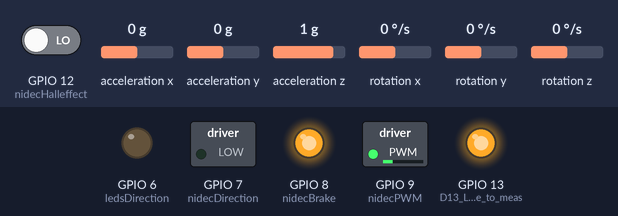
The sketch below on a simulated ESP32-S3. On the bench: switched loads named in the sketch (green lamp = pin HIGH), output pins drawn as LEDs (lit = HIGH). Dashed ring = blinking. Inputs (shaded band) come from the test bench; at power-on: acceleration y 0 g, rotation x 0 °/s, acceleration z 1 g, GPIO 12 (nidecHalleffect) LOW, acceleration x 0 g, rotation y 0 °/s, rotation z 0 °/s.

Above: at 2.2 s.
2.3 s: acceleration y set to -1.4 g
At 3.8 s:
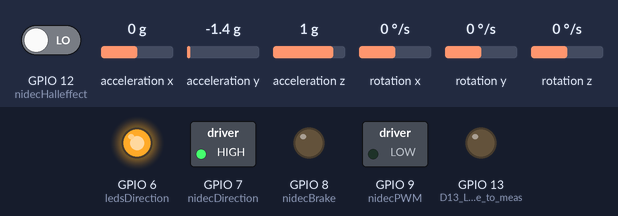
5.3 s: rotation x set to 192 °/s
At 6.39 s:
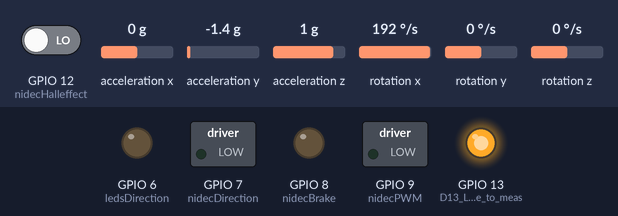
8.3 s: acceleration y set to 0 g
At 10.6 s:
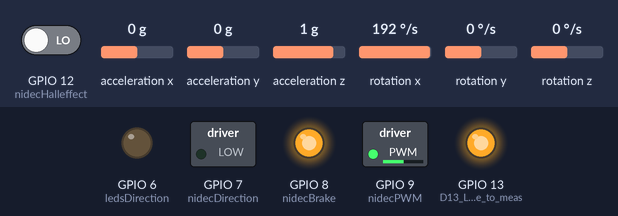
11.3 s: acceleration z set to 0.1 g
14.3 s: acceleration z set to -0.2 g
At 17.2 s:
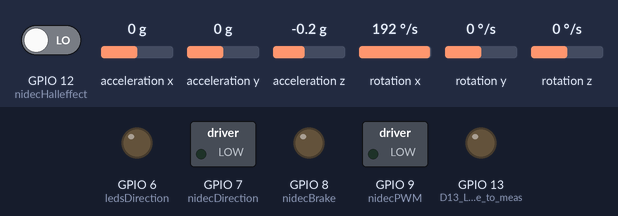
17.3 s: acceleration z set to 0 g
At 18.99 s:
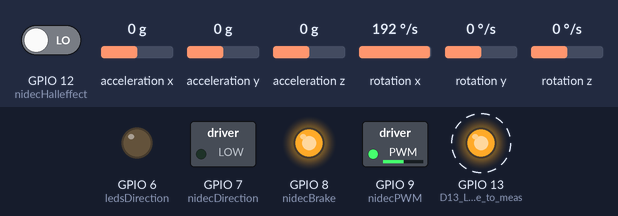
Timing chart, 0 to 21.3 s (numbered marks = the images above; inputs shaded):
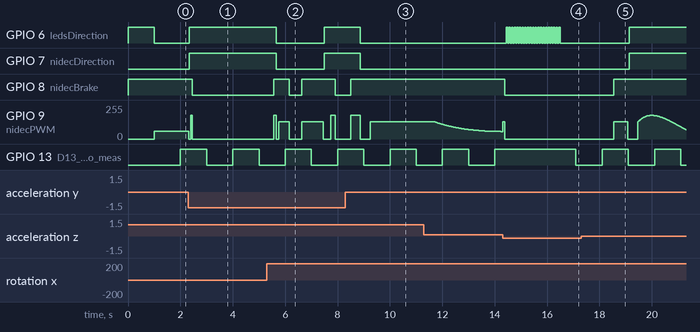

Measured:
- the behaviour switches between 0 and -0.1 g on acceleration z (found by bisection; images 3 and 4)
- after the input at 2.3 s, GPIO 6 (ledsDirection), GPIO 7 (nidecDirection): LOW → HIGH at once; GPIO 8 (nidecBrake): HIGH → LOW after 0.14 s; GPIO 9 (nidecPWM): 60/255 → 0/255 at once
- after the input at 5.3 s, GPIO 6 (ledsDirection), GPIO 7 (nidecDirection): HIGH → LOW after 0.36 s, → HIGH 1.8 s later
- after the input at 8.3 s, GPIO 6 (ledsDirection), GPIO 7 (nidecDirection): HIGH → LOW after 0.56 s; GPIO 8 (nidecBrake): LOW → HIGH after 0.20 s; GPIO 9 (nidecPWM): 0/255 → 180/255 after 0.20 s, → 0/255 0.36 s later, → 130/255 0.39 s later
- after the input at 14.3 s, GPIO 6 (ledsDirection): alternates HIGH for 0.05 s and LOW for 0.05 s, 42 changes in all, then stays LOW, starting after 0.14 s; GPIO 8 (nidecBrake): HIGH → LOW after 0.07 s
- after the input at 17.3 s, GPIO 6 (ledsDirection), GPIO 7 (nidecDirection): LOW → HIGH after 1.8 s; GPIO 8 (nidecBrake): LOW → HIGH after 1.2 s
- by itself, GPIO 13 (D13_LED_use_scope_to_meas): alternates HIGH for 1.0 s and LOW for 1.0 s

The sketch:

ReactionwheelV1.ino
```cpp
// Example Code - November 20, 2020 James Cochrane - BD594 https://YouTube.com/BD594
// An excellent resource for learning about IMU's and PIDS for the Arduino platform. It consist of 26 lessons created by Paul McWhorter.
// https://www.youtube.com/watch?v=2AO_Gmh5K3Q
// Reaction Wheel Mechanical Equation: p˙−ap=bMm(t) where a=−cθ/J and b=1/J ... cθ: rotational viscous damping constant, J wheel/hub assy rotational inertia, p = angular velocity


// MAKE Sure These Libraries are Installed

#include <ESP32Encoder.h>
#define BIN_1 26
#define BIN_2 25
#define PWM 39
#define LED_PIN 13

#include <MsTimer2.h>       // Internal Timer2 for ISR Routine
#include <PinChangeInt.h>  // Create external interrupts
#include <MPU6050.h>      // MPU6050 library
#include <Wire.h>        // IIC communication library
#include <PWM.h>        // Require Timer1 PWM frequency of 20Khz-25Khz for Nidec 24H677 BLDC Motor

//$$$$$$$$$$$$$$$$$$$ MPU 6050 $$$$$$$$$$$$$$$$$$$$$$$$$$$$$$$$$$$$$$$$$$$$$$$$$$$$$$$$$$$$$$$$$$$$$$$$$
MPU6050 mpu6050;     // MPU6050 name mpu6050
int16_t accX, accY, accZ, gyroX, gyroY, gyroZ; // 6DOF 3-axis acceleration and 3-axis gyroscope variables
//$$$$$$$$$$$$$$$$$$$ MPU 6050 $$$$$$$$$$$$$$$$$$$$$$$$$$$$$$$$$$$$$$$$$$$$$$$$$$$$$$$$$$$$$$$$$$$$$$$$$

//////// ENCODER //////

ESP32Encoder encoder;

//Setup interrupt variables ----------------------------
volatile int count = 0; // encoder count
volatile bool interruptCounter = false;    // check timer interrupt 1
volatile bool deltaT = false;     // check timer interrupt 2
int totalInterrupts = 0;   // counts the number of triggering of the alarm
hw_timer_t * timer0 = NULL;
hw_timer_t * timer1 = NULL;
portMUX_TYPE timerMux0 = portMUX_INITIALIZER_UNLOCKED;
portMUX_TYPE timerMux1 = portMUX_INITIALIZER_UNLOCKED;

// setting PWM properties ----------------------------
const int freq = 5000;
const int ledChannel_1 = 1;
const int ledChannel_2 = 2;
const int ledChannel_PWM = 3;
const int resolution = 8;
int MAX_PWM_VOLTAGE = 165;
int motor_PWM;
int i = 0;
int pwm_sign;
float timed = 0;

// encoder properties ------------------------------
int v = 0;

//Initialization ------------------------------------
void IRAM_ATTR onTime0() {
  portENTER_CRITICAL_ISR(&timerMux0);
  interruptCounter = true; // the function to be called when timer interrupt is triggered
  portEXIT_CRITICAL_ISR(&timerMux0);
}

void IRAM_ATTR onTime1() {
  portENTER_CRITICAL_ISR(&timerMux1);
  count = encoder.getCount( );
  encoder.clearCount ( );
  deltaT = true; // the function to be called when timer interrupt is triggered
  portEXIT_CRITICAL_ISR(&timerMux1);
}


//************** Nidec 24H677H010 BLDC Motor Vars ****************
const int nidecBrake = 8;      // Brake
const int nidecDirection = 7; // CW/CCW Nidec Motor
const int ledsDirection = 6; // Green/Red LED direction indicators
const int nidecPWM = 9;     // Nidec Motor PWM
float loopOnce=0; // Used to reset Nidec jump-up routine
//************** End of Nidec 24H677H010 BLDC Motor Vars ****************

//@@@@@@@@@@@@@@@@@@@@@@@ Begin of Angle Vars @@@@@@@@@@@@@@@@@@@@@@@@@@
float angle0 = -5; //mechanical balance angle (ideally 0 degrees)
float Gyro_x;
float Gyro_y;
float Gyro_z;  //Angular velocity by gyroscope calculation
//@@@@@@@@@@@@@@@@@@@@@@@@ End of Angle Vars @@@@@@@@@@@@@@@@@@@@@@@@@@@

// Good YouTube video resource for Kalman Filter https://www.youtube.com/watch?v=mwn8xhgNpFY
//######################## Begin of Kalman Filter Vars ##################################################################
float Q_angle = 0.001;    // Covariance of gyroscope noise
float Q_gyro = 0.003;    // Covariance of gyroscope drift noise
float R_angle = 0.5;    // Covariance of accelerometer
char C_0 = 1;
float dt = 0.005; // The value of dt is the filter sampling time
float K1 = 0.05; // a function containing the Kalman gain is used to calculate the deviation of the optimal estimate
float K_0,K_1,t_0,t_1;
float angle_err;
float q_bias;    // Gyroscope Drift
float angle;
float angleY_one;
float angle_speed;
float Pdot[4] = { 0, 0, 0, 0};
float P[2][2] = {{ 1, 0 }, { 0, 1 }};
float  PCt_0, PCt_1, E;
//########################### End of Kalman Filter Vars ###################################################################

// Good YouTube video resource for PID's https://www.youtube.com/watch?v=0vqWyramGy8
////////////////////// Begin of PID parameters ///////////////////////////////
double kp = 28;
double ki = 0; // NOT USED
double kd = 0.62;
////////////////////// End of PID parameters /////////////////////////////////

///////////////////////////////// Begin of PID speed loop Vars //////////////////////
double kp_speed =  3;
double ki_speed = 0.072;
double kd_speed = 0; // NOT USED
double targetAngle = -5; // Angle balance point
int PD_pwm;  //angle output
float pwmOut=0;
float pwmOut2=0;
///////////////////////////////// End of PID speed loop Vars //////////////////////

////////////////// Begin of ISR speed count var /////////////////////////////
#define nidecHalleffect 12  // External interrupt D12 for Nidec FG output 6 Pulses/Revoltion
volatile long countHall = 0;// Used to calculate the pulse value calculated by the Hall encoder
////////////////// End of ISR speed count var ///////////////////////////////

////////////////////// Begin of pulse count /////////////////////////
int rw = 0;
int pulseCount = 0;
int rwPulse;
////////////////////// End of pulse count //////////////////////////

//////////////////////////////// Begin of PI_pwm Vars //////////////////////////
float speeds_filterold=0;
float positions=0;
double PI_pwm;
int cc;
float speeds_filter;
//////////////////////////////// End of PI_pwm Vars /////////////////////////////

int loopcount; // Counter var for D13 onboard LED flash evey 1 second


void setup()
{

  // PWM.h Setup
  InitTimersSafe();
  // The Nidec 24H677 BLDC Motor requires a PWM frequency of 20KHz to 25KHz
  bool success = SetPinFrequencySafe(nidecPWM, 20000);

  //set the Nidec motor control pins
  pinMode(nidecDirection,OUTPUT);
  pinMode(ledsDirection,OUTPUT);
  pinMode(nidecPWM,OUTPUT);
  pinMode(nidecBrake, OUTPUT);
  pinMode(nidecHalleffect, INPUT);  //speed encoder input
  pinMode(13, OUTPUT);  //D13 LED use scope to measure ISR routine to make sure interrupt is working
  // sample rate or (dt) = (1/100Hz) /2) = 5ms = 0.005s // You have to remove the for/nextloop for the LED blink routine

  // Output initial state values
  digitalWrite(nidecDirection,LOW);
  digitalWrite(ledsDirection,HIGH); //Red LED ON // Reaction Wheel home resting position
  digitalWrite(nidecBrake,HIGH); // Nidec motor brake is ON
  analogWrite(nidecPWM,0); // No PWM Signal

 // join I2C bus
  Wire.begin();
  delay(500);
  mpu6050.initialize(); //initialize MPU6050
  delay(500);
  Serial.begin(9600);

MsTimer2::set(5, ISR_Routine);
MsTimer2::start();    //start interrupt

}


void loop()
{
  //external interrupt; used to calculate the reaction wheel's speed
  attachPinChangeInterrupt(nidecHalleffect, Code_Hall, CHANGE);
}

///////////////////// Hall Effect count /////////////////////////
// encoder count
void Code_Hall()
{
  countHall ++;
}

//////////////////// Hall Effect Pulse count ///////////////////////
void countpulse()
{
  rw = countHall;  // Assign the value counted by encoder to rw

  countHall = 0;   // Clear countHall

  pulseCount = rw;

  if (pwmOut < 0)   //  Reaction wheel turning counter clockwise than pulse is a negative number.
  {

    pulseCount = -pulseCount;
  }
  else if (pwmOut > 0)    //Reaction wheel turning clockwise than pulse is a positive number.
  {
    pulseCount = pulseCount;
  }

  // enter interrupt per 5ms，pulse number plus
  rwPulse += pulseCount;
}

///////////////////////////////// Begin of ISR_Routine ////////////////////////////
void ISR_Routine()
{
  sei();  //allow overall interrupt
  countpulse();        //pulse plus subfunction // CAN I USE THIS FOR ENCODER?
  mpu6050.getMotion6(&accX, &accY, &accZ, &gyroX, &gyroY, &gyroZ);     //IIC to get MPU6050 six-axis data  ax ay az gx gy gz
  angle_calculate(accX, accY, accZ, gyroX, gyroY, gyroZ, dt, Q_angle, Q_gyro, R_angle, C_0, K1);      //get angle and Kalmam filtering
  PD();         //angle loop PD control
  ReactionWheelPWM();

  cc++;
  if(cc>=8)     //5*8=40，enter PI algorithm of speed per 40ms
  {
    SpeedPIout();
    cc=0;  //Clear
  }
  // The onboard LED / D13 blinks every second
  // To measure the 100Hz ie 5ms ISR routine put the digitalWrite statement out side of the loopcount
  // and put an oscilloscope probe on to pin D13

  loopcount++;
  if(loopcount == 200)  { // used to blink LED every 1 second.
    loopcount = 0;
    digitalWrite(13, !digitalRead(13));

  }

}

////////////////////////// End of ISR_Routine ///////////////////////////////////////


///////////////////////////// Tilt calculations CHANGE FOR LIGHT SENSOR OFFSET ANGLE ///////////////////////
void angle_calculate(int16_t accX,int16_t accY,int16_t accZ,int16_t gyroX,int16_t gyroY,int16_t gyyroZ,float dt,float Q_angle,float Q_gyro,float R_angle,float C_0,float K1)
{
  float Angle = -atan2(accY , accZ) * (180/ PI);           //Radial rotation angle calculation formula ; negative sign is direction processing
  Gyro_x = -gyroX / 131;              //The X-axis angular velocity calculated by the gyroscope;  the negative sign is the direction processing
  Kalman_Filter(Angle, Gyro_x);            //Kalman Filter
  //rotating angle Z-axis parameter
  Gyro_z = -gyroZ / 131;                      //angle speed of Z-axis
  //accelz = accZ / 1604;

  float angleAx = -atan2(accX, accZ) * (180 / PI); //calculate the inclined angle with x-axis
  Gyro_y = -gyroY / 131.00; //angle speed of Y-axis
  Yiorderfilter(angleAx, Gyro_y); //first-order filtering
}
////////////////////////////////////////////////////////////////

/////////////////////////////// Kalman Filter Calculations /////////////////////
void Kalman_Filter(double angle_m, double gyro_m)
{
  angle += (gyro_m - q_bias) * dt;          //prior estimate
  angle_err = angle_m - angle;

  Pdot[0] = Q_angle - P[0][1] - P[1][0];    //The differential of the covariance of the prior estimate error
  Pdot[1] = - P[1][1];
  Pdot[2] = - P[1][1];
  Pdot[3] = Q_gyro;

  P[0][0] += Pdot[0] * dt;    //The integral of the covariance differential of the prior estimate error
  P[0][1] += Pdot[1] * dt;
  P[1][0] += Pdot[2] * dt;
  P[1][1] += Pdot[3] * dt;

  //Intermediate variables in matrix multiplication
  PCt_0 = C_0 * P[0][0];
  PCt_1 = C_0 * P[1][0];
  //denominator
  E = R_angle + C_0 * PCt_0;
  //gain value
  K_0 = PCt_0 / E;
  K_1 = PCt_1 / E;

  t_0 = PCt_0;  // Intermediate variables in matrix multiplication
  t_1 = C_0 * P[0][1];

  P[0][0] -= K_0 * t_0;    // Posterior estimation error covariance
  P[0][1] -= K_0 * t_1;
  P[1][0] -= K_1 * t_0;
  P[1][1] -= K_1 * t_1;

  q_bias += K_1 * angle_err;    // Posterior estimate
  angle_speed = gyro_m - q_bias;   // The differential of the output value gives the optimal angular velocity
  angle += K_0 * angle_err; // Posterior estimation; get the optimal angle
}

///////////////////// First-order filter /////////////////
void Yiorderfilter(float angle_m, float gyro_m)
{
  angleY_one = K1 * angle_m + (1 - K1) * (angleY_one + gyro_m * dt);
}

////////////////// Angle PD_pwm ////////////////////
void PD()
{
  PD_pwm = kp * (angle + angle0) + kd * angle_speed; //PD angle loop control
}

////////////////// Begin of Speed PI_pwm ////////////////////
void SpeedPIout()
{
  float speeds = (rwPulse) * 1.0;      //speed  pulse value
  rwPulse = 0;
  speeds_filterold *= 0.7;         //first-order complementary filtering
  speeds_filter = speeds_filterold + speeds * 0.3;
  speeds_filterold = speeds_filter;
  positions += speeds_filter;
  positions = constrain(positions, -3550,3550);    //Anti-integral saturation
  PI_pwm = ki_speed * (targetAngle - positions) + kp_speed * (targetAngle - speeds_filter);      //speed loop control PI
}
////////////////// End of Speed PI_pwm ////////////////////


//////////////////////////// Final PWM Values /////////////////////////////
void ReactionWheelPWM()
{
  pwmOut=-PD_pwm; - PI_pwm;           //assign the end value of PWM to motor
  pwmOut = constrain(pwmOut, -255, 255);
  // Nidec motor PWM - 5% Duty Cycle = High Speed and 90% Duty Cycle = Low Speed
  //  This is oppisite of a standard DC motor therefore we have to map different values for pwmOut2
  pwmOut2 = map(pwmOut, -255, 255, -180, 130);//-130, 130 // modify the last two values for your BLDC motor
 //Serial.println(pwmOut);


  if (angle >= 25 && loopOnce == 1) // Reaction Wheel Right Side Jump-up Position
   {
    for (int i = 0; i <= 10; i++) // A blinky delay
     {
       delay(200);
       digitalWrite(ledsDirection,LOW);  // Green LED ON
       delay(200);
       digitalWrite(ledsDirection,HIGH);  // Red LED ON
     }
//    digitalWrite(nidecBrake,HIGH);    // Motor brake OFF
    digitalWrite(nidecDirection,LOW); //  Direction CW
    analogWrite(nidecPWM,185);
    delay(4000);
    digitalWrite(nidecDirection,HIGH); // Nidec Direction CCW
    analogWrite(nidecPWM,10);
    pwmOut2 = 0;
    delay(125);
    loopOnce = 0;
   }

   if(angle <= -25 && loopOnce == 0) { // Reaction Wheel Left Side before moving to jump-up position
     for (int i = 0; i <= 20; i++) // Blinky countdown timer before reaction wheel spins
     {
     delay(50);
     digitalWrite(ledsDirection,HIGH);  // Red LED ON
     delay(50);
     digitalWrite(ledsDirection,LOW);  // Green LED ON
     }
     loopOnce = 1;
     }

//  CHANGE TO SCROLLING LOOP
  if(angle >= 20 || angle <= -20)  // if angle is greater than +/- 20° than the Nidec motor will stop
      {
      digitalWrite(nidecBrake,LOW);  // Nidec motor brake ON
      analogWrite(nidecPWM, 0);
      }
      else
      {
          if(pwmOut>=0)         // Reaction wheel leaning to the left from center
          {
          digitalWrite(nidecBrake,HIGH);    // Nidec motor brake OFF
          digitalWrite(nidecDirection,LOW); // Nidec Direction CW
          digitalWrite(ledsDirection,LOW);  // Green LED ON
          analogWrite(nidecPWM,pwmOut2);        // Nidec PWM speed
          }
          else // Reaction wheel leaning to the right from center
          {
          digitalWrite(nidecBrake,HIGH);     // Nidec motor brake OFF
          digitalWrite(nidecDirection,HIGH); // Nidec Direction CCW
          digitalWrite(ledsDirection,HIGH);  // Red LED ON
          analogWrite(nidecPWM, -pwmOut2);       // Nidec PWM speed
          }
       }
}
```
